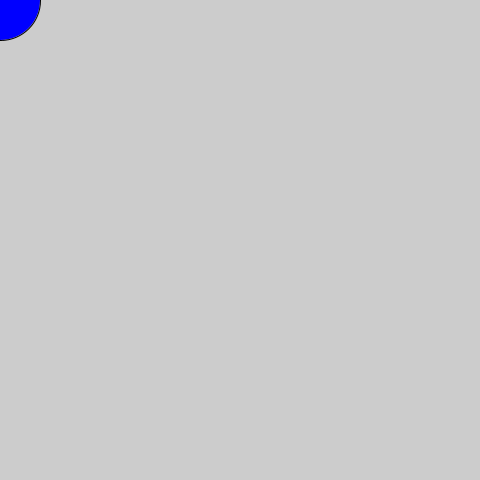
Frame 1 (no input)
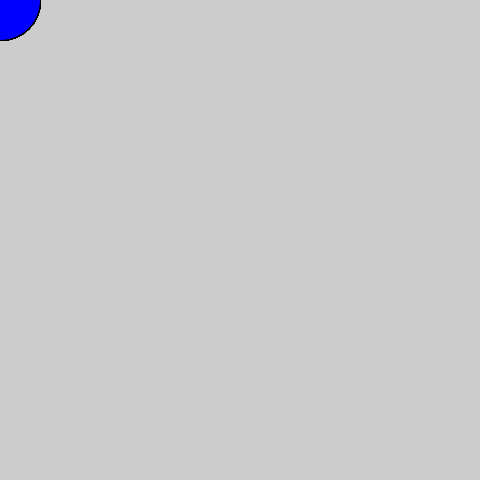
Frame 60 (the mouse pressed at the canvas centre just before this capture)
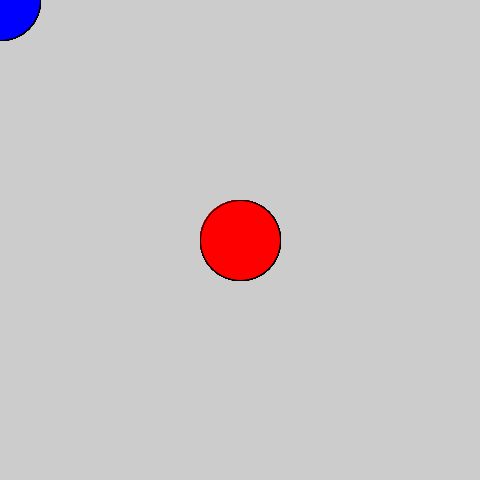
Frame 120 (the mouse held since frame 60 and released just before this capture)

The Processing sketch that drew these frames (run headless with seeded random() and noise(); from frame 60 on, the mouse is pressed at the canvas centre):

// Processing sketch: processing_176818
// ── processing_176818.pde

void setup() {
  size(480, 480);
}

void draw() {
  if (mousePressed) {
    fill(255,0,0);
  } else {
    fill(0,0,255);
  }
  ellipse(mouseX, mouseY, 80, 80);
}
